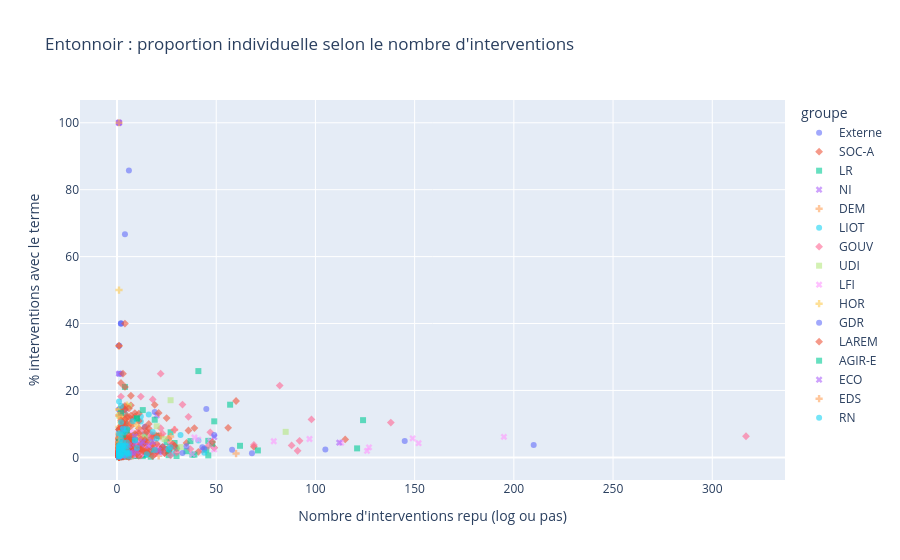

Notebook code for this chart:
### Code cell
# 1. Entonnoir : % d'interventions avec le terme vs nombre d'interventions (log)
# Les 0 % ne sont pas représentables en log : exclus de ce graphique
fig1 = px.scatter(
    dep[(dep["pct"] > 0) & (dep["n_avec"] >= MIN_AVEC_REPU)],
    x="n_avec",  # ou n_interv selon ce qu'on veut
    y="pct",
    color="groupe",
    symbol="groupe",
    opacity=0.6,
    log_x=False,
    log_y=False,
    hover_name="nom",
    hover_data=["n_avec"],
    labels={
        "n_avec": "Nombre d'interventions repu (log ou pas)",
        "n_interv": "Nombre d'interventions total (log ou pas)",
        "pct": "% interventions avec le terme",
    },
    title="Entonnoir : proportion individuelle selon le nombre d'interventions",
)
# # Enveloppe binomiale à 95 % autour du taux global
# p0 = dep["n_avec"].sum() / dep["n_interv"].sum()
# n = np.logspace(0, np.log10(dep["n_interv"].max()), 200)
# se = np.sqrt(p0 * (1 - p0) / n)
# for sign in (1, -1):
#     fig1.add_trace(
#         go.Scatter(
#             x=n,
#             y=100 * np.clip(p0 + sign * 1.96 * se, 1e-4, 1),
#             mode="lines",
#             line=dict(color="grey", dash="dash"),
#             showlegend=False,
#         )
#     )
# fig1.add_hline(y=100 * p0, line_dash="dot", line_color="grey")

fig1.show()

# # 2. Diffusion : part des députés ayant au moins une mention, par groupe
# # Plutôt direct dans le  tableau
# dif = (
#     dep.assign(a_mention=dep["n_avec"] > 0)
#     .groupby("groupe")["a_mention"]
#     .mean()
#     .mul(100)
#     .sort_values(ascending=False)
#     .rename("diffusion")
#     .reset_index()
# )
# fig2 = px.bar(
#     dif,
#     x="groupe",
#     y="diffusion",
#     labels={"diffusion": "% de députés avec ≥ 1 mention", "groupe": "Groupe"},
#     title="Diffusion : part des députés ayant au moins une mention",
# )

# fig2.show()

### Figure 1 — Plotly figure (JSON) as saved in the notebook; plotly's stock layout.template omitted (floating-point values rounded to 4 significant figures; data arrays with more than 128 entries replaced by an {"elided": "..."} marker saying what was removed)
{"data": [{"hovertemplate": "<b>%{hovertext}</b><br><br>groupe=Externe<br>Nombre d'interventions repu (log ou pas)=%{x}<br>% interventions avec le terme=%{y}<extra></extra>", "hovertext": ["M. Pierre Moscovici", "M. Jean-Pierre Couteron", "M. Bruno Laforestrie", "M. Oubi Bouchraya Bachir", "M. Erwan Guermeur", "Mme Sigrid Gérardin", "M. Rouslan Stefantchouk", "M. Didier Quercioli", "M. Raphaël Arnault", "M. Sébastien Philippe", "M. Loïg Chesnais-Girard", "M. Patrick Weil", "M. Vincent Ploquin"], "legendgroup": "Externe", "marker": {"color": "#636efa", "opacity": 0.6, "symbol": "circle"}, "mode": "markers", "name": "Externe", "orientation": "v", "showlegend": true, "type": "scatter", "x": [1, 2, 2, 1, 1, 1, 1, 1, 2, 1, 2, 6, 4], "xaxis": "x", "y": [25.0, 40.0, 40.0, 33.33, 33.33, 100.0, 100.0, 14.29, 40.0, 14.29, 25.0, 85.71, 66.67], "yaxis": "y"}, {"hovertemplate": "<b>%{hovertext}</b><br><br>groupe=SOC-A<br>Nombre d'interventions repu (log ou pas)=%{x}<br>% interventions avec le terme=%{y}<extra></extra>", "hovertext": ["M. Alain David", "Mme Laurence Dumont", "M. Jérôme Guedj", "M. David Habib", "M. Jérôme Lambert", "M. Christophe Bouillon", "M. Olivier Dussopt", "M. Régis Juanico", "M. Guillaume Garot", "M. Christian Hutin", "Mme Marietta Karamanli", "Mme George Pau-Langevin", "Mme Delphine Batho", "M. Serge Letchimy", "M. Hervé Saulignac", "Mme Michèle Victory", "Mme Claudia Rouaux", "Mme Marie-Noëlle Battistel", "M. Bertrand Petit", "M. François Pupponi", "M. Luc Carvounas", "Mme Gisèle Biémouret", "M. Jean-Louis Bricout", "M. Dominique Potier", "M. Joaquim Pueyo", "Mme Christine Pires Beaune", "Mme Cécile Untermaier", "Mme Sylvie Tolmont", "M. Olivier Faure", "Mme Valérie Rabault", "Mme Ericka Bareigts", "M. Joël Aviragnet", "M. Christian Baptiste", "Mme Hélène Vainqueur-Christophe", "M. Philippe Naillet", "Mme Chantal Jourdan", "M. Boris Vallaud", "Mme Josette Manin", "M. Gérard Leseul", "Mme Isabelle Santiago", "Mme Lamia El Aaraje", "M. Arthur Delaporte", "M. Philippe Brun", "Mme Mélanie Thomin", "M. Mickaël Bouloux", "Mme Anna Pic", "M. Roger Vicot", "M. Inaki Echaniz", "Mme Fatiha Keloua Hachi", "M. Stéphane Delautrette", "M. Elie Califer", "M. Johnny Hajjar"], "legendgroup": "SOC-A", "marker": {"color": "#EF553B", "opacity": 0.6, "symbol": "diamond"}, "mode": "markers", "name": "SOC-A", "orientation": "v", "showlegend": true, "type": "scatter", "x": [18, 5, 26, 16, 1, 10, 1, 15, 10, 25, 21, 21, 4, 56, 35, 26, 5, 9, 2, 14, 8, 8, 8, 115, 5, 24, 49, 11, 27, 41, 3, 11, 2, 3, 3, 3, 69, 9, 16, 7, 25, 30, 5, 3, 4, 4, 3, 7, 4, 4, 11, 7], "xaxis": "x", "y": [2.575, 0.8347, 2.075, 1.559, 0.3704, 3.584, 0.9901, 1.818, 1.217, 1.89, 3.134, 6.383, 1.487, 8.833, 4.305, 5.616, 2.604, 0.6608, 5.263, 1.591, 5.556, 2.03, 0.44, 5.356, 2.513, 1.338, 2.876, 2.119, 3.595, 1.646, 0.8902, 1.501, 1.77, 2.4, 1.734, 0.9677, 3.149, 4.0, 1.766, 2.789, 11.74, 2.691, 1.684, 2.804, 1.923, 1.77, 3.125, 0.9887, 2.581, 1.961, 8.661, 15.56], "yaxis": "y"}, {"hovertemplate": "<b>%{hovertext}</b><br><br>groupe=LR<br>Nombre d'interventions repu (log ou pas)=%{x}<br>% interventions avec le terme=%{y}<extra></extra>", "hovertext": ["M. Charles de la Verpillière", "M. Nicolas Forissier", "M. Claude Goasguen", "M. Michel Herbillon", "M. Christian Jacob", "M. Marc Le Fur", "M. Franck Marlin", "M. Bernard Perrut", "M. Didier Quentin", "M. Jean-Luc Reitzer", "M. Laurent Furst", "M. Frédéric Reiss", "M. Philippe Gosselin", "M. Vincent Rolland", "M. Sébastien Huyghe", "M. Jean-Marie Sermier", "M. Jean-Pierre Door", "M. Jean-Carles Grelier", "Mme Geneviève Levy", "M. Dino Cinieri", "M. Éric Diard", "M. Martial Saddier", "M. Claude de Ganay", "M. Guillaume Larrivé", "Mme Michèle Tabarot", "M. Mansour Kamardine", "M. Jean-Charles Taugourdeau", "M. Guy Teissier", "M. Éric Woerth", "M. Xavier Breton", "M. Éric Ciotti", "Mme Valérie Boyer", "M. Vincent Descoeur", "Mme Marie-Christine Dalloz", "M. Daniel Fasquelle", "M. Éric Straumann", "M. Patrice Verchère", "M. Jean-Claude Bouchet", "M. Sébastien Leclerc", "Mme Marianne Dubois", "Mme Constance Le Grip", "M. Jean-Louis Masson", "M. Philippe Juvin", "M. Damien Abad", "Mme Annie Genevard", "M. Olivier Marleix", "M. Gilles Lurton", "M. Jean-Pierre Vigier", "Mme Véronique Louwagie", "M. Patrick Hetzel", "Mme Virginie Duby-Muller", "Mme Valérie Lacroute", "M. Julien Aubert", "M. Thibault Bazin", "M. Jean-Louis Thiériot", "M. Jean-Jacques Ferrara", "Mme Isabelle Valentin", "M. Meyer Habib", "M. Arnaud Viala", "M. Julien Dive", "Mme Marine Brenier", "Mme Laurence Trastour-Isnart", "M. Éric Pauget", "M. Fabrice Brun", "M. Pierre Cordier", "Mme Valérie Bazin-Malgras", "M. Julien Ravier", "Mme Frédérique Meunier", "Mme Emmanuelle Anthoine", "M. Guillaume Peltier", "Mme Sylvie Bonnet", "M. Aurélien Pradié", "Mme Valérie Beauvais", "M. Fabien Di Filippo", "M. Maxime Minot", "M. Jérôme Nury", "M. Pierre-Henri Dumont", "Mme Nathalie Bassire", "M. David Lorion", "Mme Nadia Ramassamy", "Mme Claire Guion-Firmin", "M. Alain Ramadier", "M. Raphaël Schellenberger", "Mme Émilie Bonnivard", "M. Stéphane Viry", "Mme Brigitte Kuster", "Mme Sylvie Bouchet Bellecourt", "M. Jean-François Parigi", "M. Robin Reda", "M. Ian Boucard", "Mme Sandra Boëlle", "M. Michel Vialay", "M. Philippe Meyer", "Mme Nathalie Serre", "Mme Josiane Corneloup", "M. Gilles Carrez", "M. Antoine Savignat", "M. Jacques Cattin", "M. Philippe Benassaya", "Mme Anne-Laure Blin", "M. Yves Hemedinger", "M. Victor Habert-Dassault", "M. Nicolas Ray", "Mme Alexandra Martin", "M. Hubert Brigand", "M. Yannick Neuder", "Mme Justine Gruet", "M. Alexandre Vincendet", "M. Alexandre Portier", "Mme Isabelle Périgault", "M. Gérard Cherpion", "M. François Cornut-Gentille", "M. Olivier Dassault"], "legendgroup": "LR", "marker": {"color": "#00cc96", "opacity": 0.6, "symbol": "square"}, "mode": "markers", "name": "LR", "orientation": "v", "showlegend": true, "type": "scatter", "x": [2, 2, 8, 3, 19, 26, 1, 5, 3, 1, 26, 24, 121, 2, 8, 13, 3, 14, 2, 7, 37, 25, 1, 57, 2, 49, 3, 2, 13, 35, 124, 14, 1, 6, 3, 5, 1, 2, 3, 1, 46, 15, 2, 21, 30, 15, 9, 3, 13, 38, 8, 5, 45, 46, 5, 3, 2, 10, 11, 5, 2, 9, 12, 10, 17, 3, 27, 2, 14, 4, 3, 62, 4, 30, 39, 3, 48, 3, 4, 3, 4, 8, 71, 14, 29, 11, 2, 1, 21, 26, 2, 4, 3, 1, 6, 2, 4, 2, 8, 16, 3, 3, 1, 2, 1, 1, 1, 4, 3, 1, 3, 5, 1], "xaxis": "x", "y": [0.5935, 0.3731, 1.099, 0.3606, 1.874, 0.6589, 5.882, 2.033, 8.108, 0.3759, 2.351, 2.288, 2.689, 0.5525, 3.125, 1.015, 0.4225, 6.829, 1.695, 0.5447, 4.862, 4.513, 2.041, 15.75, 4.651, 10.77, 2.752, 1.361, 0.9954, 1.845, 11.12, 2.345, 0.03848, 0.2267, 0.3398, 0.3201, 0.4464, 0.9756, 0.8621, 2.439, 4.941, 5.263, 0.7634, 2.344, 2.679, 2.18, 0.4865, 0.3003, 0.3762, 0.8156, 2.974, 0.8264, 2.275, 0.5919, 3.03, 5.357, 0.4274, 3.597, 1.615, 0.7353, 2.469, 5.357, 2.186, 0.4399, 0.2087, 0.8646, 7.5, 0.5405, 1.748, 21.05, 7.895, 3.458, 0.7005, 0.4048, 0.8233, 0.5042, 4.099, 1.255, 2.963, 3.947, 5.479, 1.656, 2.08, 0.7021, 4.29, 1.169, 8.0, 3.125, 6.383, 2.51, 5.882, 3.883, 3.614, 1.02, 2.299, 0.3515, 0.9302, 0.7519, 6.557, 1.752, 3.093, 5.66, 1.266, 6.061, 4.0, 0.4425, 1.099, 10.0, 3.191, 1.0, 0.8798, 7.246, 5.882], "yaxis": "y"}, {"hovertemplate": "<b>%{hovertext}</b><br><br>groupe=NI<br>Nombre d'interventions repu (log ou pas)=%{x}<br>% interventions avec le terme=%{y}<extra></extra>", "hovertext": ["M. Nicolas Dupont-Aignan", "M. Jean Lassalle", "Mme Véronique Besse", "Mme Delphine Batho", "Mme Sylvia Pinel", "M. Jean-Michel Clément", "M. Jean-Louis Bricout", "M. Olivier Falorni", "Mme Delphine Bagarry", "M. Michel Castellani", "M. Jean-Félix Acquaviva", "M. Paul-André Colombani", "M. Jean-Charles Larsonneur", "M. Sébastien Nadot", "M. Olivier Gaillard", "Mme Emmanuelle Ménard", "Mme Émilie Cariou", "M. Adrien Quatennens", "Mme Jennifer De Temmerman", "Mme Agnès Thill", "M. José Evrard", "Mme Fiona Lazaar", "M. Aurélien Taché", "M. M'jid El Guerrab", "Mme Paula Forteza", "M. Joachim Son-Forget", "Mme Marie-France Lorho", "M. Guillaume Chiche", "M. Cédric Villani", "M. Hubert Julien-Laferrière"], "legendgroup": "NI", "marker": {"color": "#ab63fa", "opacity": 0.6, "symbol": "x"}, "mode": "markers", "name": "NI", "orientation": "v", "showlegend": true, "type": "scatter", "x": [49, 9, 1, 15, 5, 1, 2, 1, 3, 15, 20, 4, 1, 3, 1, 9, 5, 1, 1, 2, 3, 1, 4, 8, 2, 1, 6, 2, 1, 3], "xaxis": "x", "y": [6.095, 1.568, 2.564, 2.632, 3.247, 100.0, 13.33, 1.538, 2.564, 4.286, 12.58, 7.018, 5.263, 8.108, 25.0, 1.247, 2.041, 8.333, 100.0, 1.026, 10.0, 5.263, 8.333, 4.348, 4.0, 1.754, 2.985, 1.429, 1.961, 4.478], "yaxis": "y"}, {"hovertemplate": "<b>%{hovertext}</b><br><br>groupe=DEM<br>Nombre d'interventions repu (log ou pas)=%{x}<br>% interventions avec le terme=%{y}<extra></extra>", "hovertext": ["M. Michel Fanget", "M. Yannick Favennec Becot", "M. Philippe Vigier", "M. François Pupponi", "M. Olivier Falorni", "M. Thierry Robert", "Mme Marielle de Sarnez", "M. Mohamed Laqhila", "Mme Nadia Essayan", "Mme Yolaine de Courson", "M. Bruno Joncour", "M. Jean-Pierre Cubertafon", "M. Jean-Luc Lagleize", "M. Erwan Balanant", "Mme Sophie Mette", "Mme Sabine Thillaye", "Mme Élodie Jacquier-Laforge", "M. Marc Fesneau", "Mme Sarah El Haïry", "M. Luc Geismar", "Mme Sandrine Josso", "M. Richard Ramos", "M. Philippe Bolo", "M. Laurent Garcia", "Mme Pascale Cesar", "Mme Géraldine Bannier", "M. Brahim Hammouche", "M. Jimmy Pahun", "Mme Perrine Goulet", "Mme Marguerite Deprez-Audebert", "M. Bruno Duvergé", "Mme Laurence Vichnievsky", "Mme Josy Poueyto", "M. Jean-Paul Mattei", "M. Sylvain Waserman", "Mme Florence Lasserre-David", "M. Vincent Bru", "Mme Nathalie Elimas", "M. David Corceiro", "Mme Justine Benin", "M. Max Mathiasin", "M. Frédéric Petit", "Mme Maud Petit", "Mme Blandine Brocard", "M. Patrick Mignola", "Mme Aude Luquet", "M. Jean-Louis Bourlanges", "M. Philippe Michel-Kleisbauer", "Mme Isabelle Florennes", "Mme Maud Gatel", "Mme Michèle Crouzet", "M. Jean-Noël Barrot", "Mme Michèle de Vaucouleurs", "M. Bruno Millienne", "M. Philippe Latombe", "Mme Patricia Gallerneau", "M. Patrick Loiseau", "M. Nicolas Turquois", "M. Bruno Fuchs", "M. Cyrille Isaac-Sibille", "M. Romain Daubié", "M. Mickaël Cosson", "M. Laurent Leclercq", "M. Laurent Croizier", "M. Laurent Esquenet-Goxes", "M. Emmanuel Mandon", "Mme Delphine Lingemann", "Mme Louise Morel", "M. Hubert Ott", "M. Éric Martineau", "Mme Marina Ferrari", "M. Frantz Gumbs", "M. Pascal Lecamp", "Mme Anne Bergantz"], "legendgroup": "DEM", "marker": {"color": "#FFA15A", "opacity": 0.6, "symbol": "cross"}, "mode": "markers", "name": "DEM", "orientation": "v", "showlegend": true, "type": "scatter", "x": [1, 1, 21, 19, 6, 1, 2, 3, 9, 1, 1, 3, 4, 60, 5, 1, 11, 13, 22, 2, 1, 5, 1, 4, 1, 7, 29, 2, 15, 2, 1, 27, 2, 15, 8, 1, 6, 1, 3, 12, 6, 13, 17, 12, 15, 3, 27, 4, 22, 1, 1, 19, 7, 21, 3, 1, 2, 15, 7, 4, 2, 1, 1, 7, 2, 6, 5, 1, 4, 2, 1, 2, 6, 5], "xaxis": "x", "y": [3.333, 14.29, 2.239, 6.552, 2.778, 12.5, 1.099, 0.75, 3.422, 5.882, 4.167, 2.679, 2.857, 1.137, 2.326, 1.163, 2.558, 3.611, 6.215, 4.167, 1.961, 1.538, 0.5556, 4.0, 100.0, 2.389, 8.215, 0.3738, 2.693, 2.469, 0.7246, 6.236, 1.923, 1.579, 1.848, 0.8772, 3.371, 0.3012, 5.263, 6.218, 5.085, 1.997, 4.37, 3.315, 4.451, 1.0, 4.576, 3.478, 6.667, 1.818, 3.846, 3.467, 1.624, 0.4519, 0.5964, 5.556, 3.333, 2.022, 1.545, 0.5263, 0.7576, 3.704, 33.33, 0.9247, 2.5, 6.316, 4.673, 0.4444, 14.29, 2.532, 0.9346, 11.76, 2.158, 7.143], "yaxis": "y"}, {"hovertemplate": "<b>%{hovertext}</b><br><br>groupe=LIOT<br>Nombre d'interventions repu (log ou pas)=%{x}<br>% interventions avec le terme=%{y}<extra></extra>", "hovertext": ["M. Jean Lassalle", "M. Yannick Favennec Becot", "M. Philippe Vigier", "M. Bertrand Pancher", "Mme Sylvia Pinel", "M. Jean-Michel Clément", "M. François Pupponi", "M. Jean-Louis Bricout", "M. François-Michel Lambert", "M. Olivier Falorni", "M. Paul Molac", "Mme Jeanine Dubié", "M. Michel Castellani", "M. Jean-Félix Acquaviva", "M. Paul-André Colombani", "M. Sébastien Nadot", "M. Benoit Simian", "Mme Sandrine Josso", "Mme Jennifer De Temmerman", "Mme Béatrice Descamps", "M. Olivier Serva", "M. Max Mathiasin", "M. M'jid El Guerrab", "Mme Nathalie Bassire", "Mme Frédérique Dumas", "M. Christophe Naegelen", "Mme Martine Wonner", "M. Laurent Panifous", "M. Benjamin Saint-Huile", "M. Stéphane Lenormand", "Mme Estelle Youssouffa", "M. Charles de Courson"], "legendgroup": "LIOT", "marker": {"color": "#19d3f3", "opacity": 0.6, "symbol": "circle"}, "mode": "markers", "name": "LIOT", "orientation": "v", "showlegend": true, "type": "scatter", "x": [17, 7, 12, 27, 10, 3, 18, 3, 15, 12, 41, 7, 15, 32, 8, 4, 5, 1, 3, 4, 4, 8, 14, 1, 7, 2, 8, 1, 5, 2, 12, 28], "xaxis": "x", "y": [4.775, 2.527, 1.577, 3.162, 1.949, 2.439, 1.78, 2.778, 1.227, 12.24, 5.049, 1.528, 1.112, 6.695, 2.319, 12.9, 5.495, 8.333, 3.158, 2.817, 3.67, 11.27, 4.912, 0.8, 2.121, 1.136, 4.145, 0.9091, 1.873, 1.6, 10.71, 1.194], "yaxis": "y"}, {"hovertemplate": "<b>%{hovertext}</b><br><br>groupe=GOUV<br>Nombre d'interventions repu (log ou pas)=%{x}<br>% interventions avec le terme=%{y}<extra></extra>", "hovertext": ["M. Jean-Yves Le Drian", "Mme Florence Parly", "Mme Jacqueline Gourault", "M. Joël Giraud", "Mme Agnès Firmin Le Bodo", "Mme Catherine Colonna", "M. Olivier Dussopt", "M. Bruno Le Maire", "M. Philippe Vigier", "Mme Roselyne Bachelot", "M. François de Rugy", "M. Franck Riester", "Mme Annick Girardin", "M. Édouard Philippe", "Mme Rachida Dati", "M. Didier Guillaume", "M. Jacques Mézard", "M. Christophe Béchu", "Mme Caroline Cayeux", "M. Christophe Castaner", "M. Stéphane Travert", "M. Gérald Darmanin", "Mme Brigitte Bourguignon", "Mme Barbara Pompili", "M. Olivier Véran", "M. Olivier Becht", "Mme Brigitte Klinkert", "M. Sébastien Lecornu", "Mme Nicole Belloubet", "M. Jean-Baptiste Lemoyne", "M. Nicolas Hulot", "Mme Agnès Buzyn", "M. Jean-Michel Blanquer", "Mme Frédérique Vidal", "Mme Élisabeth Borne", "Mme Marlène Schiappa", "Mme Sophie Cluzel", "Mme Muriel Pénicaud", "Mme Laura Flessel", "Mme Fadila Khattabi", "M. Hervé Berville", "Mme Bérangère Couillard", "Mme Christelle Dubos", "Mme Patricia Mirallès", "Mme Geneviève Darrieussecq", "M. Marc Fesneau", "Mme Sarah El Haïry", "Mme Carole Grandjean", "M. Laurent Pietraszewski", "Mme Nathalie Elimas", "M. Roland Lescure", "M. Stanislas Guerini", "M. Benjamin Griveaux", "Mme Amélie de Montchalin", "Mme Olivia Grégoire", "M. Jean-Noël Barrot", "Mme Marie Lebec", "Mme Brune Poirson", "Mme Marie Guévenoux", "Mme Aurore Bergé", "Mme Nadia Hai", "M. Adrien Taquet", "M. Gabriel Attal", "M. Jean-Baptiste Djebbari", "Mme Nathalie Loiseau", "M. Julien Denormandie", "Mme Delphine Gény-Stephann", "Mme Roxana Maracineanu", "Mme Emmanuelle Wargon", "Mme Agnès Pannier-Runacher", "M. Laurent Nunez", "Mme Sibeth Ndiaye", "M. Cédric O", "M. Jean Castex", "M. Éric Dupond-Moretti", "Mme Elisabeth Moreno", "M. Clément Beaune", "M. Pap Ndiaye", "Mme Sylvie Retailleau", "Mme Rima Abdul-Malak", "Mme Amélie Oudéa-Castéra", "Mme Isabelle Rome", "Mme Sabrina Agresti-Roubache", "Mme Dominique Faure", "M. Thomas Cazenave", "M. Frédéric Valletoux", "Mme Prisca Thevenot", "M. François Braun", "M. Jean-Christophe Combe", "M. Jean-François Carenco", "M. Olivier Klein", "Mme Sonia Backès", "Mme Laurence Boone", "M. Aurélien Rousseau", "M. Stéphane Séjourné", "M. Gérard Collomb"], "legendgroup": "GOUV", "marker": {"color": "#FF6692", "opacity": 0.6, "symbol": "diamond"}, "mode": "markers", "name": "GOUV", "orientation": "v", "showlegend": true, "type": "scatter", "x": [12, 2, 43, 5, 5, 2, 27, 19, 2, 1, 6, 11, 8, 82, 1, 3, 16, 10, 2, 47, 7, 317, 2, 5, 30, 2, 4, 92, 88, 9, 1, 12, 138, 8, 69, 98, 18, 20, 1, 2, 1, 1, 5, 2, 29, 10, 23, 5, 8, 10, 1, 4, 6, 13, 7, 4, 1, 1, 3, 5, 12, 12, 46, 1, 1, 37, 1, 17, 1, 7, 36, 2, 2, 33, 91, 8, 6, 18, 4, 3, 15, 2, 16, 8, 1, 3, 5, 1, 1, 22, 3, 22, 2, 3, 1, 24], "xaxis": "x", "y": [2.26, 0.5376, 2.206, 2.841, 2.762, 3.39, 0.5964, 0.9082, 1.587, 0.3378, 1.079, 1.887, 1.937, 21.47, 1.299, 0.8696, 2.257, 1.565, 18.18, 7.496, 0.7973, 6.308, 0.1959, 0.5388, 1.494, 4.444, 3.704, 4.941, 3.579, 1.741, 0.4717, 0.5885, 10.4, 0.9206, 3.734, 11.34, 6.642, 1.493, 1.389, 2.941, 0.7042, 0.5319, 1.055, 3.448, 8.286, 0.7117, 7.077, 2.66, 1.054, 7.299, 0.1033, 3.846, 4.38, 7.602, 0.814, 0.6359, 0.5882, 0.1171, 10.71, 2.315, 18.18, 0.7557, 3.446, 0.2058, 0.813, 2.487, 0.3115, 6.115, 0.1215, 0.2844, 12.12, 9.091, 0.3442, 15.79, 1.977, 5.97, 1.705, 17.31, 3.774, 1.84, 5.435, 4.0, 7.477, 2.273, 0.4032, 1.554, 5.051, 0.2747, 0.2817, 8.73, 1.639, 25.0, 2.381, 2.885, 5.882, 2.5], "yaxis": "y"}, {"hovertemplate": "<b>%{hovertext}</b><br><br>groupe=UDI<br>Nombre d'interventions repu (log ou pas)=%{x}<br>% interventions avec le terme=%{y}<extra></extra>", "hovertext": ["M. Maurice Leroy", "M. Pierre Morel-À-L'Huissier", "M. Yannick Favennec Becot", "M. Stéphane Demilly", "M. Michel Zumkeller", "M. Antoine Herth", "M. Francis Vercamer", "M. Guy Bricout", "Mme Agnès Firmin Le Bodo", "M. Yves Jégo", "M. Jean-Christophe Lagarde", "M. Jean-Luc Warsmann", "Mme Laure de La Raudière", "M. Philippe Vigier", "M. Thierry Benoit", "M. Bertrand Pancher", "M. Franck Riester", "M. Pascal Brindeau", "M. Philippe Gomès", "M. Paul Christophe", "M. Olivier Becht", "M. Grégory Labille", "M. Napole Polutele", "M. Meyer Habib", "Mme Maina Sage", "M. Vincent Ledoux", "Mme Marine Brenier", "Mme Sophie Auconie", "Mme Lise Magnier", "Mme Valérie Six", "Mme Agnès Thill", "Mme Béatrice Descamps", "M. Philippe Dunoyer", "Mme Nicole Sanquer", "Mme Frédérique Dumas", "M. Christophe Naegelen", "Mme Patricia Lemoine", "M. Pierre-Yves Bournazel", "M. Charles de Courson"], "legendgroup": "UDI", "marker": {"color": "#B6E880", "opacity": 0.6, "symbol": "square"}, "mode": "markers", "name": "UDI", "orientation": "v", "showlegend": true, "type": "scatter", "x": [1, 6, 1, 5, 11, 3, 2, 3, 5, 6, 85, 3, 3, 11, 7, 2, 1, 32, 27, 6, 20, 4, 1, 24, 12, 2, 1, 6, 5, 4, 5, 16, 14, 6, 2, 13, 1, 10, 8], "xaxis": "x", "y": [1.031, 2.679, 0.4808, 4.673, 2.771, 2.564, 0.489, 1.695, 1.374, 15.38, 7.63, 1.271, 0.5217, 1.964, 0.3447, 1.13, 2.703, 3.074, 17.09, 1.467, 9.302, 5.556, 12.5, 5.467, 4.152, 1.282, 5.0, 1.066, 1.22, 1.262, 1.305, 4.103, 6.034, 4.348, 2.062, 2.226, 1.01, 5.291, 0.9164], "yaxis": "y"}, {"hovertemplate": "<b>%{hovertext}</b><br><br>groupe=LFI<br>Nombre d'interventions repu (log ou pas)=%{x}<br>% interventions avec le terme=%{y}<extra></extra>", "hovertext": ["M. Jean-Luc Mélenchon", "Mme Élisa Martin", "Mme Clémentine Autain", "Mme Bénédicte Taurine", "M. Michel Larive", "M. Loïc Prud'homme", "Mme Muriel Ressiguier", "Mme Caroline Fiat", "M. Adrien Quatennens", "M. Ugo Bernalicis", "M. Bastien Lachaud", "Mme Mathilde Panot", "M. Jean-Hugues Ratenon", "M. Éric Coquerel", "M. Alexis Corbière", "Mme Sabine Rubin", "Mme Danièle Obono", "M. François Ruffin", "Mme Sophia Chikirou", "Mme Sarah Legrain", "M. Léo Walter", "M. Laurent Alexandre", "M. Manuel Bompard", "M. Sébastien Delogu", "Mme Murielle Lepvraud", "Mme Catherine Couturier", "Mme Pascale Martin", "M. Michel Sala", "M. Hadrien Clouet", "M. François Piquemal", "M. Christophe Bex", "Mme Nathalie Oziol", "M. Sébastien Rome", "M. Sylvain Carrière", "M. Frédéric Mathieu", "Mme Andrée Taurinya", "M. Andy Kerbrat", "Mme Ségolène Amiot", "M. Matthias Tavel", "Mme Charlotte Leduc", "M. David Guiraud", "Mme Marianne Maximi", "M. Emmanuel Fernandes", "Mme Sylvie Ferrer", "M. Gabriel Amard", "M. Rodrigo Arenas", "Mme Élise Leboucher", "M. Jean-François Coulomme", "Mme Aurélie Trouvé", "Mme Nadège Abomangoli", "Mme Clémence Guetté", "M. Louis Boyard", "M. Damien Maudet", "Mme Rachel Keke", "Mme Ersilia Soudais", "Mme Manon Meunier", "M. Maxime Laisney", "Mme Farida Amrani", "M. Paul Vannier", "M. Carlos Martens Bilongo", "M. Arnaud Le Gall", "M. William Martinet", "M. Antoine Léaument", "M. Aurélien Saintoul", "Mme Danielle Simonnet", "M. Thomas Portes", "M. Perceval Gaillard", "M. Aymeric Caron", "Mme Raquel Garrido", "M. René Pilato"], "legendgroup": "LFI", "marker": {"color": "#FF97FF", "opacity": 0.6, "symbol": "x"}, "mode": "markers", "name": "LFI", "orientation": "v", "showlegend": true, "type": "scatter", "x": [149, 14, 41, 14, 39, 23, 15, 38, 28, 126, 97, 113, 27, 152, 195, 47, 127, 49, 8, 1, 10, 5, 2, 10, 2, 4, 1, 1, 12, 11, 3, 2, 7, 1, 4, 17, 12, 6, 10, 6, 2, 3, 2, 1, 3, 10, 1, 11, 5, 5, 5, 8, 5, 3, 7, 1, 3, 1, 14, 5, 2, 9, 79, 9, 20, 5, 5, 3, 20, 4], "xaxis": "x", "y": [5.687, 2.662, 5.318, 3.05, 5.936, 1.193, 4.087, 0.9586, 3.275, 1.935, 5.493, 4.356, 3.913, 4.23, 6.132, 4.881, 2.995, 2.375, 0.6235, 0.3546, 4.184, 6.667, 0.5141, 3.106, 4.348, 1.439, 2.083, 4.0, 1.079, 5.67, 2.679, 0.4796, 5.932, 1.01, 1.055, 3.72, 5.0, 0.6067, 0.92, 6.593, 1.626, 2.752, 2.778, 4.762, 1.554, 3.226, 1.099, 1.438, 1.022, 4.425, 0.8013, 1.747, 2.525, 3.448, 7.527, 0.5495, 1.034, 0.3704, 4.046, 4.808, 0.738, 3.947, 4.814, 2.19, 3.497, 2.841, 7.353, 5.172, 3.175, 1.449], "yaxis": "y"}, {"hovertemplate": "<b>%{hovertext}</b><br><br>groupe=HOR<br>Nombre d'interventions repu (log ou pas)=%{x}<br>% interventions avec le terme=%{y}<extra></extra>", "hovertext": ["M. Yannick Favennec Becot", "Mme Agnès Firmin Le Bodo", "M. Laurent Marcangeli", "M. Paul Christophe", "M. Loïc Kervran", "M. Thomas Mesnier", "M. Luc Lamirault", "M. Jean-Charles Larsonneur", "M. Jean-François Portarrieu", "M. François Jolivet", "Mme Lise Magnier", "Mme Isabelle Rauch", "Mme Naïma Moutchou", "M. Xavier Batut", "M. Vincent Thiébaut", "M. Philippe Pradal", "M. Jérémie Patrier-Leitus", "M. Henri Alfandari", "M. François Gernigon", "M. Xavier Albertini", "Mme Anne Le Hénanff", "Mme Félicie Gérard", "Mme Stéphanie Kochert", "M. Didier Lemaire", "M. Alexandre Vincendet", "Mme Agnès Carel", "Mme Marie-Agnès Poussier-Winsback", "Mme Béatrice Bellamy", "M. Frédéric Valletoux"], "legendgroup": "HOR", "marker": {"color": "#FECB52", "opacity": 0.6, "symbol": "cross"}, "mode": "markers", "name": "HOR", "orientation": "v", "showlegend": true, "type": "scatter", "x": [1, 1, 10, 1, 3, 1, 1, 2, 2, 1, 5, 3, 7, 1, 1, 5, 10, 5, 3, 2, 1, 3, 1, 5, 1, 4, 4, 4, 8], "xaxis": "x", "y": [9.091, 3.448, 9.524, 0.1538, 9.091, 4.167, 0.6849, 2.439, 10.53, 1.887, 8.772, 11.11, 6.195, 50.0, 0.9434, 4.545, 6.25, 2.174, 3.371, 12.5, 0.6667, 6.0, 3.571, 15.62, 14.29, 7.018, 1.724, 7.407, 3.175], "yaxis": "y"}, {"hovertemplate": "<b>%{hovertext}</b><br><br>groupe=GDR<br>Nombre d'interventions repu (log ou pas)=%{x}<br>% interventions avec le terme=%{y}<extra></extra>", "hovertext": ["M. André Chassaigne", "M. Jean-Paul Lecoq", "Mme Huguette Bello", "M. Nicolas Sansu", "M. Jean-Philippe Nilor", "M. Gabriel Serville", "Mme Marie-George Buffet", "M. Jean-Paul Dufrègne", "M. Pierre Dharréville", "M. Alain Bruneel", "M. Fabien Roussel", "Mme Soumya Bourouaha", "M. Jiovanny William", "Mme Manuéla Kéclard-Mondésir", "M. Moetai Brotherson", "M. Stéphane Peu", "Mme Elsa Faucillon", "M. Hubert Wulfranc", "M. Sébastien Jumel", "Mme Karine Lebon", "M. Yannick Monnet", "M. Jean-Marc Tellier", "M. Tematai Le Gayic", "M. Steve Chailloux", "Mme Mereana Reid Arbelot", "M. Marcellin Nadeau", "M. Davy Rimane", "Mme Emeline K/Bidi", "M. Frédéric Maillot", "M. Édouard Bénard"], "legendgroup": "GDR", "marker": {"color": "#636efa", "opacity": 0.6, "symbol": "circle"}, "mode": "markers", "name": "GDR", "orientation": "v", "showlegend": true, "type": "scatter", "x": [58, 68, 4, 23, 6, 45, 49, 33, 105, 35, 44, 14, 3, 4, 19, 145, 43, 22, 210, 13, 6, 3, 3, 4, 1, 5, 7, 3, 4, 1], "xaxis": "x", "y": [2.302, 1.2, 2.454, 3.203, 2.273, 14.47, 6.722, 1.291, 2.319, 3.33, 2.546, 9.15, 8.824, 5.479, 13.57, 4.874, 3.007, 1.695, 3.677, 4.305, 1.667, 3.371, 3.571, 14.29, 3.03, 4.545, 2.473, 1.395, 4.04, 6.667], "yaxis": "y"}, {"hovertemplate": "<b>%{hovertext}</b><br><br>groupe=LAREM<br>Nombre d'interventions repu (log ou pas)=%{x}<br>% interventions avec le terme=%{y}<extra></extra>", "hovertext": {"elided": "294 str values"}, "legendgroup": "LAREM", "marker": {"color": "#EF553B", "opacity": 0.6, "symbol": "diamond"}, "mode": "markers", "name": "LAREM", "orientation": "v", "showlegend": true, "type": "scatter", "x": {"elided": "294 int values"}, "xaxis": "x", "y": {"elided": "294 float values"}, "yaxis": "y"}, {"hovertemplate": "<b>%{hovertext}</b><br><br>groupe=AGIR-E<br>Nombre d'interventions repu (log ou pas)=%{x}<br>% interventions avec le terme=%{y}<extra></extra>", "hovertext": ["M. Antoine Herth", "Mme Agnès Firmin Le Bodo", "Mme Laure de La Raudière", "M. Olivier Becht", "Mme Maina Sage", "M. Vincent Ledoux", "Mme Alexandra Louis", "M. Loïc Kervran", "M. Jean-Charles Larsonneur", "Mme Annie Chapelier", "M. Christophe Euzet", "M. Philippe Huppé", "Mme Aina Kuric", "Mme Lise Magnier", "M. Dimitri Houbron", "Mme Valérie Petit", "M. Benoit Potterie", "M. M'jid El Guerrab", "Mme Patricia Lemoine", "M. Pierre-Yves Bournazel"], "legendgroup": "AGIR-E", "marker": {"color": "#00cc96", "opacity": 0.6, "symbol": "square"}, "mode": "markers", "name": "AGIR-E", "orientation": "v", "showlegend": true, "type": "scatter", "x": [2, 3, 1, 10, 2, 2, 3, 5, 1, 1, 13, 2, 3, 1, 9, 10, 3, 19, 2, 41], "xaxis": "x", "y": [2.439, 1.395, 1.282, 11.63, 0.8929, 1.852, 7.895, 8.065, 5.0, 0.6098, 14.13, 13.33, 3.158, 0.5814, 5.263, 11.63, 6.667, 11.24, 1.198, 25.79], "yaxis": "y"}, {"hovertemplate": "<b>%{hovertext}</b><br><br>groupe=ECO<br>Nombre d'interventions repu (log ou pas)=%{x}<br>% interventions avec le terme=%{y}<extra></extra>", "hovertext": ["Mme Delphine Batho", "Mme Eva Sas", "M. Aurélien Taché", "M. Hubert Julien-Laferrière", "Mme Sophie Taillé-Polian", "Mme Marie Pochon", "M. Sébastien Peytavie", "Mme Christine Arrighi", "M. Nicolas Thierry", "M. Charles Fournier", "Mme Cyrielle Chatelain", "M. Jérémie Iordanoff", "Mme Julie Laernoes", "M. Jean-Claude Raux", "Mme Sandra Regol", "Mme Marie-Charlotte Garin", "M. Julien Bayou", "Mme Sandrine Rousseau", "M. Karim Ben Cheikh", "M. Benjamin Lucas", "Mme Francesca Pasquini", "Mme Sabrina Sebaihi"], "legendgroup": "ECO", "marker": {"color": "#ab63fa", "opacity": 0.6, "symbol": "x"}, "mode": "markers", "name": "ECO", "orientation": "v", "showlegend": true, "type": "scatter", "x": [7, 1, 6, 3, 16, 10, 3, 8, 1, 1, 18, 12, 3, 9, 21, 2, 9, 5, 1, 112, 2, 13], "xaxis": "x", "y": [1.474, 0.3759, 3.571, 8.333, 3.486, 1.828, 0.7317, 1.248, 0.8475, 0.1965, 4.639, 3.974, 0.4225, 6.25, 2.149, 0.5831, 4.11, 0.8803, 2.703, 4.408, 1.852, 4.626], "yaxis": "y"}, {"hovertemplate": "<b>%{hovertext}</b><br><br>groupe=EDS<br>Nombre d'interventions repu (log ou pas)=%{x}<br>% interventions avec le terme=%{y}<extra></extra>", "hovertext": ["Mme Delphine Batho", "Mme Delphine Bagarry", "Mme Émilie Cariou", "Mme Jennifer De Temmerman", "M. Aurélien Taché", "Mme Paula Forteza", "M. Guillaume Chiche", "Mme Martine Wonner", "M. Hubert Julien-Laferrière"], "legendgroup": "EDS", "marker": {"color": "#FFA15A", "opacity": 0.6, "symbol": "cross"}, "mode": "markers", "name": "EDS", "orientation": "v", "showlegend": true, "type": "scatter", "x": [2, 1, 3, 1, 1, 1, 8, 1, 1], "xaxis": "x", "y": [3.571, 2.941, 1.676, 12.5, 7.143, 4.545, 10.13, 6.667, 5.882], "yaxis": "y"}, {"hovertemplate": "<b>%{hovertext}</b><br><br>groupe=RN<br>Nombre d'interventions repu (log ou pas)=%{x}<br>% interventions avec le terme=%{y}<extra></extra>", "hovertext": ["M. Gilbert Collard", "M. Hervé de Lépinau", "M. Nicolas Meizonnet", "Mme Emmanuelle Ménard", "M. Sébastien Chenu", "M. Ludovic Pajot", "Mme Marine Le Pen", "M. Emmanuel Blairy", "M. Louis Aliot", "Mme Catherine Pujol", "M. Bruno Bilde", "Mme Marie-France Lorho", "M. Jérôme Buisson", "M. Jocelyn Dessigny", "M. Jordan Guitton", "Mme Angélique Ranc", "M. Frédéric Falcon", "M. Lionel Tivoli", "M. Bryan Masson", "M. José Gonzalez", "M. Romain Baubry", "M. Franck Allisio", "Mme Caroline Colombier", "Mme Géraldine Grangier", "Mme Katiana Levavasseur", "M. Kévin Mauvieux", "M. Timothée Houssin", "Mme Lisette Pollet", "M. Yoann Gillet", "Mme Pascale Bordes", "M. Pierre Meurin", "Mme Stéphanie Galzy", "M. Aurélien Lopez-Liguori", "Mme Edwige Diaz", "M. Alexis Jolly", "M. Roger Chudeau", "Mme Annick Cousin", "Mme Anne-Sophie Frigout", "Mme Mathilde Paris", "M. Thomas Ménagé", "Mme Hélène Laporte", "Mme Florence Goulet", "M. Christophe Bentz", "Mme Laurence Robert-Dehault", "M. Michaël Taverne", "M. Pierrick Berteloot", "M. Matthieu Marchio", "M. Philippe Ballard", "M. Alexandre Sabatou", "M. Alexandre Loubet", "M. Laurent Jacobelli", "M. Victor Catteau", "Mme Caroline Parmentier", "M. Michel Guiniot", "Mme Sophie Blanc", "M. Antoine Villedieu", "M. Emeric Salmon", "M. Julien Odoul", "M. Jean-Philippe Tanguy", "Mme Yaël Menache", "Mme Marine Hamelet", "Mme Laure Lavalette", "M. Philippe Lottiaux", "Mme Julie Lechanteux", "M. Frédéric Boccaletti", "M. Philippe Schreck", "Mme Catherine Jaouen", "Mme Bénédicte Auzanot"], "legendgroup": "RN", "marker": {"color": "#19d3f3", "opacity": 0.6, "symbol": "circle"}, "mode": "markers", "name": "RN", "orientation": "v", "showlegend": true, "type": "scatter", "x": [1, 2, 5, 44, 26, 10, 19, 1, 8, 1, 18, 2, 1, 6, 5, 1, 3, 1, 5, 1, 2, 3, 1, 2, 1, 3, 2, 1, 9, 2, 5, 2, 5, 2, 1, 16, 1, 1, 1, 1, 3, 4, 1, 1, 4, 1, 3, 1, 2, 2, 15, 1, 6, 2, 2, 2, 4, 20, 27, 1, 1, 5, 2, 3, 2, 1, 2, 1], "xaxis": "x", "y": [0.5747, 0.8734, 2.041, 1.418, 2.37, 2.778, 2.194, 1.587, 10.81, 1.493, 7.563, 3.509, 0.8621, 0.2288, 3.226, 1.613, 3.371, 1.887, 8.475, 1.449, 4.255, 8.571, 0.8403, 10.53, 2.941, 1.734, 1.282, 3.448, 5.028, 1.923, 1.142, 2.632, 4.464, 1.198, 3.448, 12.8, 2.326, 16.67, 1.111, 0.1972, 3.371, 7.407, 0.4762, 1.754, 3.571, 0.4831, 4.545, 0.9804, 1.724, 1.399, 0.9609, 0.9259, 1.24, 5.556, 6.897, 3.226, 0.4878, 5.618, 3.027, 1.042, 2.439, 1.355, 1.587, 2.308, 0.5848, 1.087, 15.38, 7.143], "yaxis": "y"}], "layout": {"legend": {"title": {"text": "groupe"}, "tracegroupgap": 0}, "title": {"text": "Entonnoir : proportion individuelle selon le nombre d'interventions"}, "xaxis": {"anchor": "y", "domain": [0, 1], "title": {"text": "Nombre d'interventions repu (log ou pas)"}}, "yaxis": {"anchor": "x", "domain": [0, 1], "title": {"text": "% interventions avec le terme"}}}}
